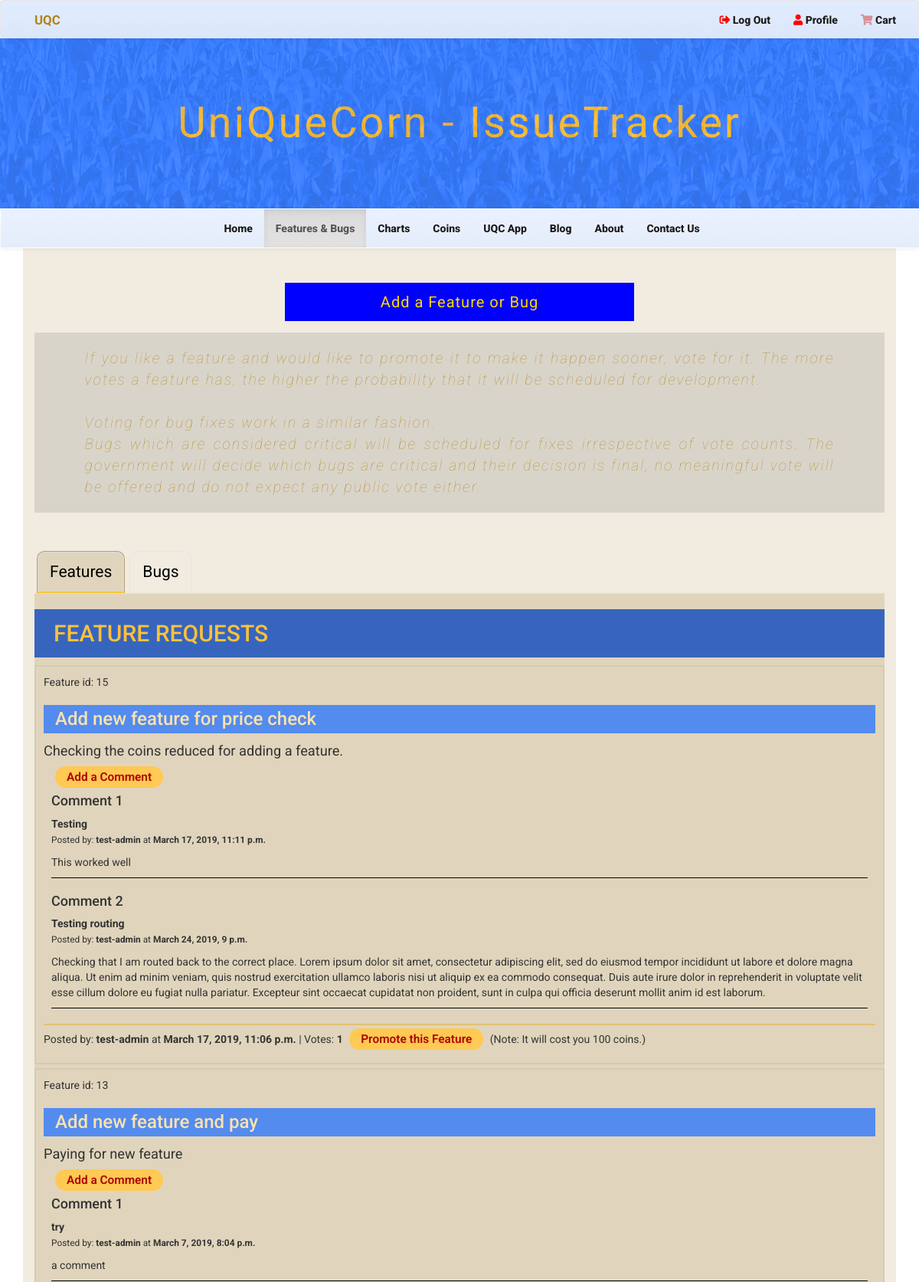
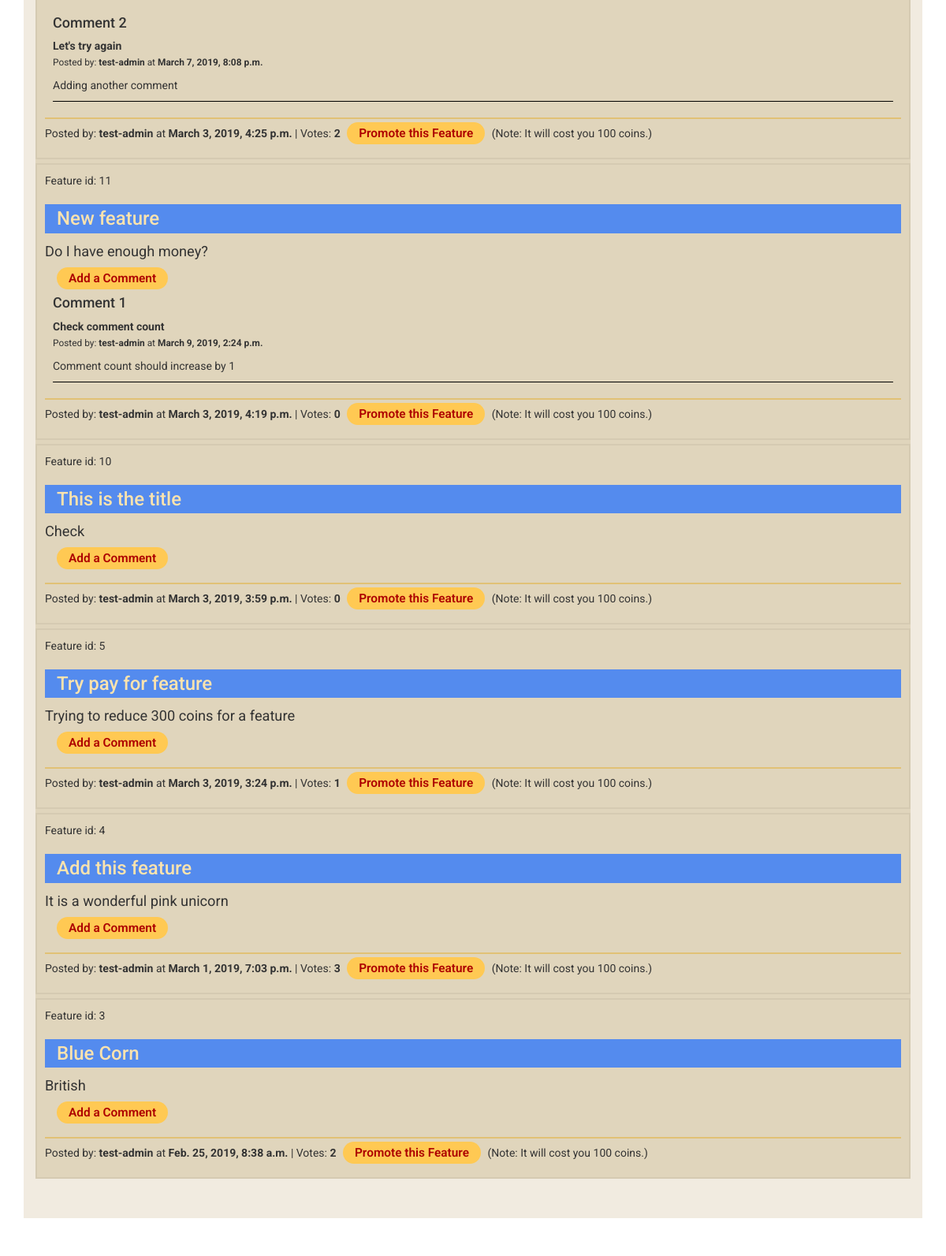
The page /issues/ (signed in, upper part) on the database its author committed (2 pictures, top to bottom).
### issuetracker/models.py (models this page shows, shortened)
class Issue(models.Model):
    suggestion_choices = ((True, 'Feature'), (False, 'Bug Fix'))
    is_feature = models.BooleanField(blank=False, default=False, choices=suggestion_choices)
    title = models.CharField(max_length=100, blank=False)
    description = models.TextField()
    posted_by = models.CharField(max_length=50)
    votes = models.IntegerField(default=0)
    comments_count = models.IntegerField(default=0)
    date_time = models.DateTimeField(auto_now_add=True)
    class Meta:
        verbose_name_plural = "Issues"

class IssueComment(models.Model):
    issue = models.ForeignKey(Issue, on_delete=models.CASCADE, related_name='comment')
    subject = models.CharField(max_length=100, blank=False)
    comment = models.TextField()
    posted_by = models.CharField(max_length=50)
    date_time = models.DateTimeField(auto_now_add=True)

### issuetracker/views.py (the view)
# urls.py: url(r'^issues/', include(issuetracker_urls)),
@login_required()
def issues(request):
    allIssues = Issue.objects.all()
    feature_count = 0
    bug_count = 0
    for each in allIssues:
        if each.is_feature:
            feature_count += 1
        else:
            bug_count += 1
    return render(request, "issue_tracker.html", {'issues': allIssues, 'feature_count': feature_count, "bug_count": bug_count})

### cart/contexts.py (called while the page is built)
def cart_contents(request):
    cart = request.session.get('cart', {})
    cart_items = []
    total = 0
    product_count = 0
    coin_total = 0
    for id, quantity in cart.items():
        product = get_object_or_404(Product, pk=id)
        total += quantity * product.price
        product_count += quantity
        coin_total = quantity * 500
        cart_items.append({'id': id, 'quantity': quantity, 'product': product, 'coin_total': coin_total})
    return {'cart_items': cart_items, 'total': total, 'product_count': product_count, 'coin_total': coin_total}

### issuetracker/templates/issue_tracker.html (shortened to what this page needs)
{% extends "base.html" %}
{% block showcase %}
<div class="main-title">
    <div class="color-cover"></div>
    <div class="title">
        <h1>UniQueCorn - IssueTracker</h1>
    </div>
</div>
{% endblock showcase %}
{% block content %}
    <a id="link-add-issue" href="{% url 'add-issue' %}">Add a Feature or Bug</a>
    <p class="issue-promotion">If you like a feature and would like to promote it to make it happen sooner, vote for it. The more votes a feature has, the higher the probability that it will be scheduled for development.<br>
        <br>
    Voting for bug fixes work in a similar fashion.<br>
    Bugs which are considered critical will be scheduled for fixes irrespective of vote counts. The government will decide which bugs are critical and their decision is final, no meaningful vote will be offered and do not expect any public vote either.</p>
    <div id="features-bugs-tabs">
        <ul class="nav nav-tabs">
            <li class="active">
                <a href="#features-pane" data-toggle="tab">Features</a>
            </li>
            <li><a href="#bugs-pane" data-toggle="tab">Bugs</a>
            </li>
        </ul>
        <div class="tab-content ">
            <div class="tab-pane active" id="features-pane">
                {% if feature_count == 1 %}
                <h2> FEATURE REQUEST </h2>
                {% else %}
                <h2> FEATURE REQUESTS </h2>
                {% endif %}
                {% if feature_count == 0 %}
                <p>No features to display</p>
                {% else %}
                {% for each in issues reversed %}
                {% if each.is_feature %}
                <div class="issue-item">
                    <p>Feature id: {{ each.id }}
                    </p>
                    <h3> {{ each.title }}</h3>
                    <p class="feature-description"> {{ each.description }}</p>
                    <div class="comments-list">
                        <a class="link-add-comment" href="{% url 'add-comment'  issue_id=each.id %}">Add a Comment</a>
                        {% for item in each.comment.all %}
                        <div class="comment-item">
                            <h4>Comment {{ forloop.counter }}</h4>
                            <p class="comment-subject"><strong>{{item.subject}}</strong></p>
                            <p><small>Posted by: <strong>{{ item.posted_by }}</strong> at <strong>{{ item.date_time}}</strong></small>
                            </p>
                            <p>{{item.comment}}</p>
                        </div>
                        {% endfor %}
                    </div>
                    <hr class="hr-light">
                    <p>
                        Posted by: <strong>{{ each.posted_by }}</strong>
                        at <strong>{{ each.date_time}}</strong> | Votes: <strong>{{ each.votes }}</strong>
                        <a class="vote-link" href="{% url 'vote' issue_id=each.id %}">Promote this Feature</a> (Note: It will cost you 100 coins.)
                    </p>
                </div>
                {% endif %}
                {% endfor %}
                {% endif %}
            </div>
        </div>
    </div>
{% endblock %}

### static/css/styles.css (style rules this page uses)
body { margin: 0; padding: 0; overflow-x:hidden; font-family: 'Roboto', sans-serif; }
hr { border: 0; clear:both; display:block; width: 96%; background-color:#6c4d06; height: 1px; }
hr.hr-light { height: 2px; background-color:rgba(227, 173, 48, 0.5); width: 100%; margin-bottom: 7px; }
.main-title { position: relative; width: 100vw; }
.title { text-align: center; background-color: #397DFF; width: 100vw; }
.title h1 { color: #FFC139; font-size: 4em; font-family: 'Acme', sans-serif; letter-spacing: 3px; padding: 80px 0 80px 0; margin: 0; z-index: 50; }
.main-title .color-cover { background-image: url('/static/img/corn-leaves-canvas-small.jpg'); mix-blend-mode: luminosity; position: absolute; top: 0; left: 0; width: 100%; height: 100%; z-index: 0; -webkit-filter: opacity(10%); filter: opacity(10%); }
.issue-promotion { color: #a07800; font-size: 1.4em; font-weight: 100; padding: 20px 5%; padding: 20px calc(5% + 10px); font-style: italic; margin-top: 70px; margin-bottom: 50px; text-align: justify; letter-spacing: 2px; opacity: 0.7; background-color: rgba(0, 0, 0, 0.14); }
#features-bugs-tabs h2 { margin-top: 0; padding : 15px 25px; color: #FFC139; background-color: #3765bd; position: relative; }
#features-bugs-tabs h3 { color : #fbe3ae; background-color: #548bee; padding : 5px 15px; }
#features-bugs-tabs { border-radius: 5px 10px 0 0 ; }
#features-bugs-tabs li { border: 1px solid #e9e5dc; border-bottom: none; margin: 0 3px; border-radius: 10px 10px 0 0; }
#features-bugs-tabs li.active { background-color: #e0d5bc; border: 1px solid #b19f74; border-bottom: 2px solid #f8c83d; }
#features-bugs-tabs .tab-pane { padding-top: 20px; background-color: #e0d5bc; }
#features-bugs-tabs li.active a { background-color: #e0d5bc; }
#features-bugs-tabs li a { margin-right: 0; border-radius: 10px 10px 0 0; color: black; font-size: 1.5em; }
.feature-description, .bug-description { font-size: 1.3em; }
.comments-list { padding: 0 10px; }
.comment-item { border-bottom: 1px solid black; margin-bottom: 20px; }
.comment-subject { margin: 0; }
a#link-add-issue { position: absolute; top: 45px; left: 50%; transform: translateX(-50%); width: 80%; height: 50px; background-color: blue; padding: 15px 20px; color: gold; text-decoration: none; text-align: center; font-size: 20px; line-height: 20px; letter-spacing: 1px; }
@media screen and (min-width: 768px) { a#link-add-issue { width: 40%; height: 50px; padding: 15px 30px; font-size: 20px; line-height: 20px; letter-spacing: 1px; } }
.issue-item { border: 2px solid rgba(0, 0, 0, 0.05); margin-bottom: 5px; padding: 10px; }
.issue-item:last-of-type { margin-bottom: 50px; }
.vote-link { color: #ad0000; font-weight: 600; font-size: 1.1em; background-color: #FFC953; padding: 5px 15px; border-radius: 15px; margin: 0 5px; }
.link-add-comment { color: #ad0000; font-weight: 600; font-size: 1.1em; background-color: #FFC953; padding: 5px 15px; border-radius: 15px; margin: 0 5px; }

### rows shown on the page
Issue: id "15", title "Add new feature for price check", description "Checking the coins reduced for adding a feature.", posted_by "test-admin", date_time "March 17, 2019, 11:06 p.m.", votes "1"
IssueComment: subject "Testing", posted_by "test-admin", date_time "March 17, 2019, 11:11 p.m.", comment "This worked well"
IssueComment: subject "Testing routing", posted_by "test-admin", date_time "March 24, 2019, 9 p.m.", comment "Checking that I am routed back to the correct place. Lorem ipsum dolor sit amet, consectetur adipiscing elit, sed do eiusmod tempor incididunt ut labore et dolore magna aliqua. Ut enim ad minim veniam, quis nostrud exercitation ullamco laboris nisi ut aliquip ex ea commodo consequat. Duis aute irure dolor in reprehenderit in voluptate velit esse cillum dolore eu fugiat nulla pariatur. Excepteur sint occaecat cupidatat non proident, sunt in culpa qui officia deserunt mollit anim id est laborum."
Issue: id "13", title "Add new feature and pay", description "Paying for new feature", posted_by "test-admin", date_time "March 3, 2019, 4:25 p.m.", votes "2"
IssueComment: subject "try", posted_by "test-admin", date_time "March 7, 2019, 8:04 p.m.", comment "a comment"
IssueComment: subject "Let's try again", posted_by "test-admin", date_time "March 7, 2019, 8:08 p.m.", comment "Adding another comment"
Issue: id "11", title "New feature", description "Do I have enough money?", posted_by "test-admin", date_time "March 3, 2019, 4:19 p.m.", votes "0"
IssueComment: subject "Check comment count", posted_by "test-admin", date_time "March 9, 2019, 2:24 p.m.", comment "Comment count should increase by 1"
Issue: id "10", title "This is the title", description "Check", posted_by "test-admin", date_time "March 3, 2019, 3:59 p.m.", votes "0"
Issue: id "5", title "Try pay for feature", description "Trying to reduce 300 coins for a feature", posted_by "test-admin", date_time "March 3, 2019, 3:24 p.m.", votes "1"
Issue: id "4", title "Add this feature", description "It is a wonderful pink unicorn", posted_by "test-admin", date_time "March 1, 2019, 7:03 p.m.", votes "3"
Issue: id "3", title "Blue Corn", description "British", posted_by "test-admin", date_time "Feb. 25, 2019, 8:38 a.m.", votes "2"
